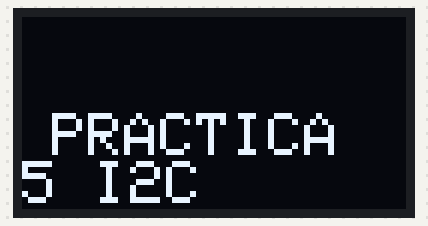
Bench run of a program on a simulated ESP32. On the bench: 128×64 one-colour display. What the program prints to the serial monitor is not drawn.

Above: at 5.1 s.

The program:

main.cpp
```cpp
#include <Arduino.h>
#include <Wire.h>
#include <Adafruit_GFX.h>
#include <Adafruit_SSD1306.h>

#define ancho 128
#define alto 64

Adafruit_SSD1306 display (ancho, alto, &Wire, -1);

void setup()
{
  Wire.begin();

  Serial.begin(115200);
  while (!Serial);
  Serial.println("\nI2C Scanner");

  display.begin(SSD1306_SWITCHCAPVCC, 0x3C);
}


void loop()
{
  byte error, address;
  int nDevices;

  Serial.println("Scanning...");

  nDevices = 0;
  for(address = 1; address < 127; address++ )
  {
    // The i2c_scanner uses the return value of
    // the Write.endTransmisstion to see if
    // a device did acknowledge to the address.
    Wire.beginTransmission(address);
    error = Wire.endTransmission();

    if (error == 0)
    {
      Serial.print("I2C device found at address 0x");
      if (address<16)
        Serial.print("0");
      Serial.print(address,HEX);
      Serial.println("  !");

      nDevices++;
    }
    else if (error==4)
    {
      Serial.print("Unknown error at address 0x");
      if (address<16)
        Serial.print("0");
      Serial.println(address,HEX);
    }
  }
  if (nDevices == 0)
    Serial.println("No I2C devices found\n");
  else
    Serial.println("done\n");

  delay(5000); // wait 5 seconds for next scan

display.clearDisplay();
display.setTextSize(2);
  // Color del texto
  display.setTextColor(SSD1306_WHITE);
  // Posición del texto
  display.setCursor(10, 32);
  // Escribir texto
  display.println("PRACTICA 5 I2C");

  // Enviar a pantalla
  display.display();
}
```
